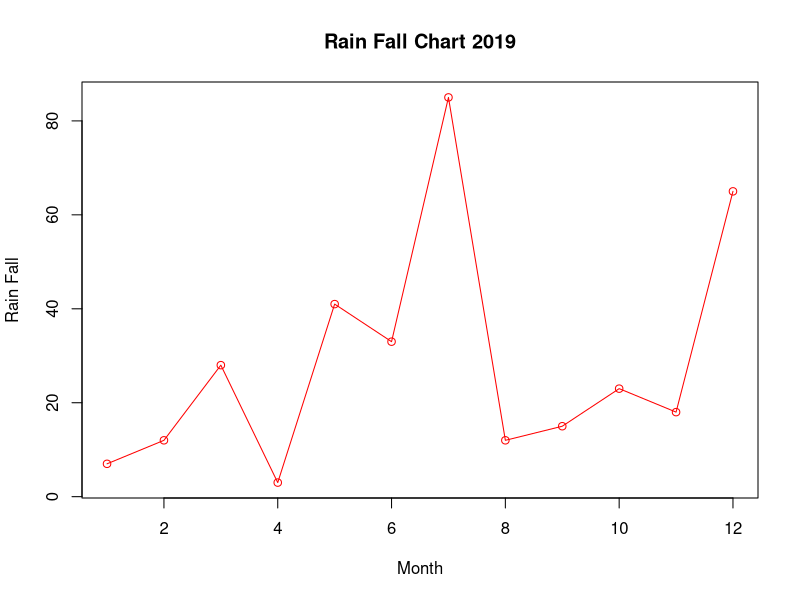
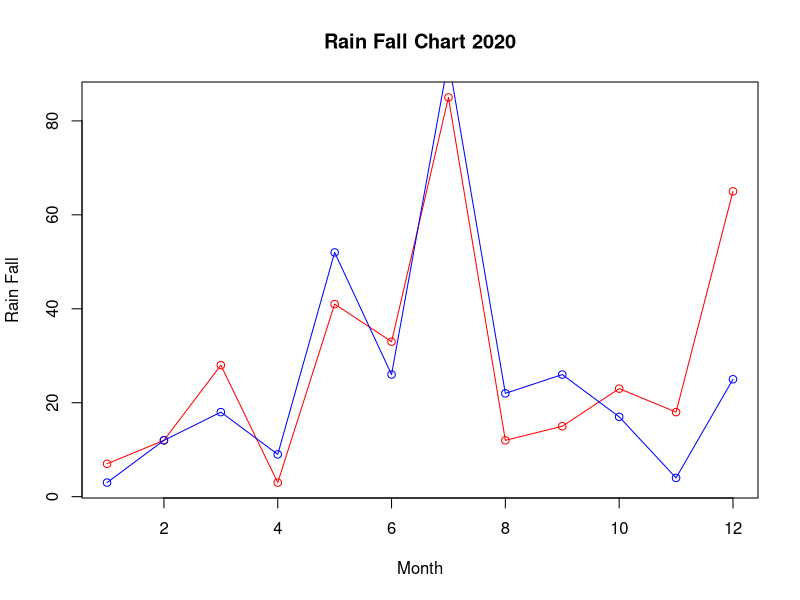

These charts were generated, in order, by the following R code:
#Create the data for the chart
rainFall2019 = c(7,12,28,3,41,33,85,12,15,23,18,65)

#Give the chart file a name
# Plot the bar chart with single line
plot(rainFall2019,type = "o", col = "red",
     xlab = "Month", ylab = "Rain Fall",
     main = "Rain Fall Chart 2019")

rainFall2020 = c(3,12,18,9,52,26,93,22,26,17,4,25)

#Plot the bar chart with multiple lines
plot(rainFall2019,type="o", col= "red", xlab = "Month", ylab = "Rain Fall",
     main = "Rain Fall Chart 2020")

lines(rainFall2020, type = "o", col = "blue")

